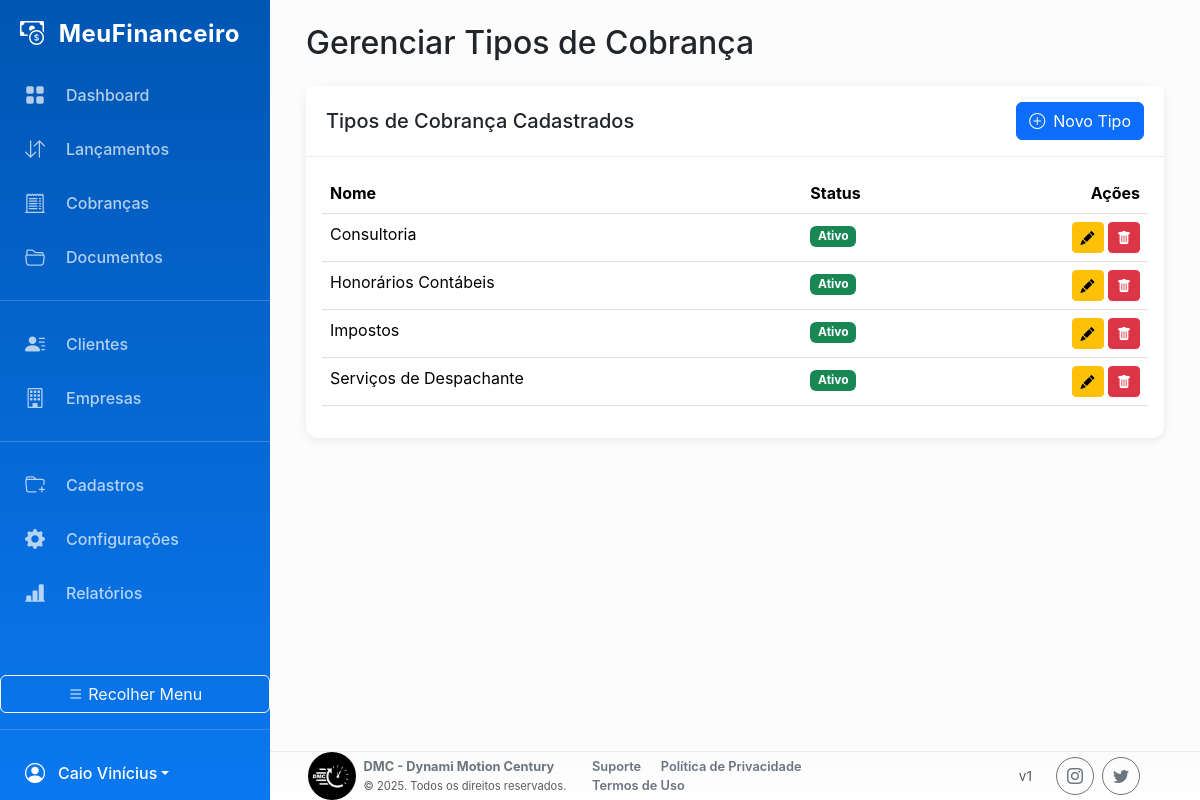
Screenshot of /index.php?page=gerenciar_tipos_cobranca (signed in) with the database file from the repository.
### tables this page shows
CREATE TABLE `tipos_cobranca` (
  `id` int(11) NOT NULL,
  `nome` varchar(100) NOT NULL,
  `ativo` tinyint(1) NOT NULL DEFAULT 1
);

### pages/gerenciar_tipos_cobranca.php (the view, shortened to what this page needs)
<?php
$stmt = $pdo->query("SELECT * FROM tipos_cobranca ORDER BY nome ASC");
$tipos_cobranca = $stmt->fetchAll(PDO::FETCH_ASSOC);
?>
<div class="container-fluid">
    <h1 class="h2 mb-4">Gerenciar Tipos de Cobrança</h1>
    <div class="card">
        <div class="card-header d-flex justify-content-between align-items-center">
            <h5 class="card-title mb-0">Tipos de Cobrança Cadastrados</h5>
            <button class="btn btn-primary" data-bs-toggle="modal" data-bs-target="#modalNovoTipoCobranca">
                <i class="bi bi-plus-circle me-2"></i>Novo Tipo
            </button>
        </div>
        <div class="card-body">
            <div class="table-responsive">
                <table class="table table-hover">
                    <thead>
                        <tr>
                            <th>Nome</th>
                            <th>Status</th>
                            <th class="text-end">Ações</th>
                        </tr>
                    </thead>
                    <tbody>
                        <?php if (empty($tipos_cobranca)): ?>
                            <tr>
                                <td colspan="3" class="text-center">Nenhum tipo de cobrança cadastrado.</td>
                            </tr>
                        <?php else: ?>
                            <?php foreach ($tipos_cobranca as $tipo): ?>
                                <tr>
                                    <td><?php echo htmlspecialchars($tipo['nome']); ?></td>
                                    <td>
                                        <span class="badge <?php echo $tipo['ativo'] ? 'bg-success' : 'bg-secondary'; ?>">
                                            <?php echo $tipo['ativo'] ? 'Ativo' : 'Inativo'; ?>
                                        </span>
                                    </td>
                                    <td class="text-end">
                                        <button class="btn btn-sm btn-warning"
                                                data-bs-toggle="modal"
                                                data-bs-target="#modalEditarTipoCobranca"
                                                data-id="<?php echo $tipo['id']; ?>"
                                                data-nome="<?php echo htmlspecialchars($tipo['nome']); ?>"
                                                data-ativo="<?php echo $tipo['ativo']; ?>">
                                            <i class="bi bi-pencil-fill"></i>
                                        </button>
                                        <a href="process/crud_handler.php?action=excluir_tipo_cobranca&id=<?php echo $tipo['id']; ?>"
                                           class="btn btn-sm btn-danger"
                                           onclick="return confirm('Tem certeza que deseja excluir este tipo de cobrança? Esta ação não pode ser desfeita.');">
                                            <i class="bi bi-trash-fill"></i>
                                        </a>
                                    </td>
                                </tr>
                            <?php endforeach; ?>
                        <?php endif; ?>
                    </tbody>
                </table>
            </div>
        </div>
    </div>
</div>

### assets/css/style.css (style rules this page uses)
:root { --bs-primary: #0A78F0; --bs-primary-rgb: 10, 120, 240; --bs-primary-darker: #0056b3; --bs-secondary: #6B7280; --bs-success: #10B981; --bs-danger: #EF4444; --bs-warning: #F59E0B; --sidebar-width: 270px; --sidebar-width-collapsed: 80px; }
body { background-color: #f8f9fa; font-family: -apple-system, BlinkMacSystemFont, "Segoe UI", Roboto, "Helvetica Neue", Arial, sans-serif; }
.card { border: none; box-shadow: 0 2px 10px rgba(0, 0, 0, 0.08); border-radius: 0.75rem; height: 100%; }
.card-header { background-color: #fff; border-bottom: 1px solid #e9ecef; font-weight: 600; padding: 1rem 1.25rem; display: flex; align-items: center; font-size: 1.1rem; }

### rows the page displays
tipos_cobranca: nome "Consultoria", ativo "Ativo"
tipos_cobranca: nome "Honorários Contábeis", ativo "Ativo"
tipos_cobranca: nome "Impostos", ativo "Ativo"
tipos_cobranca: nome "Serviços de Despachante", ativo "Ativo"

### other values shown
$_SESSION['user_nome'] "Caio Vinícius"
